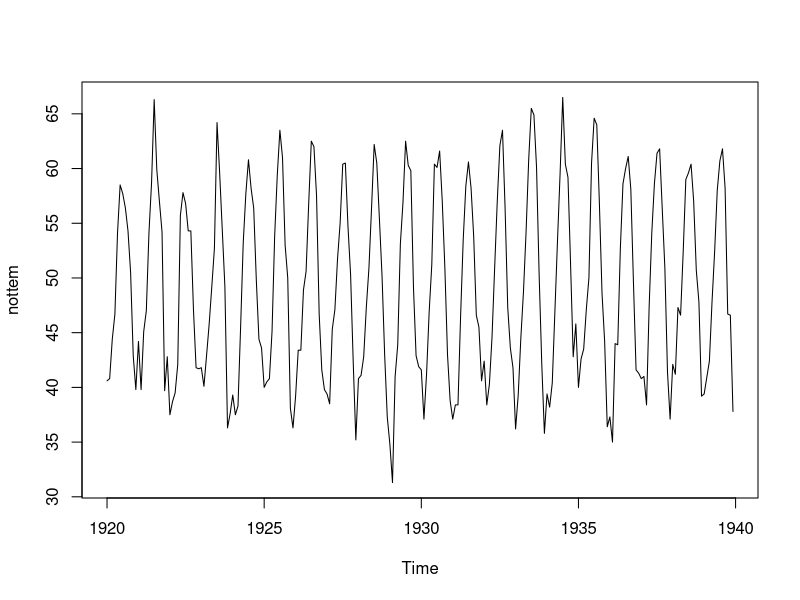
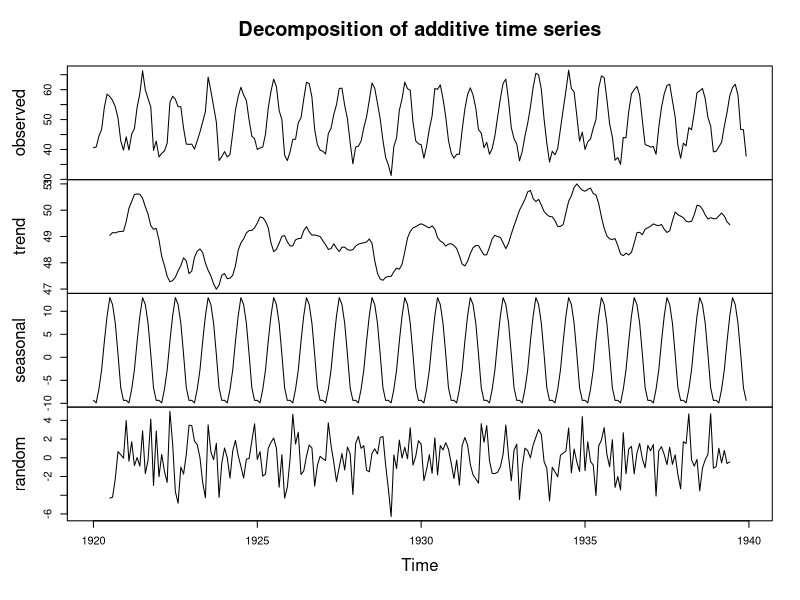
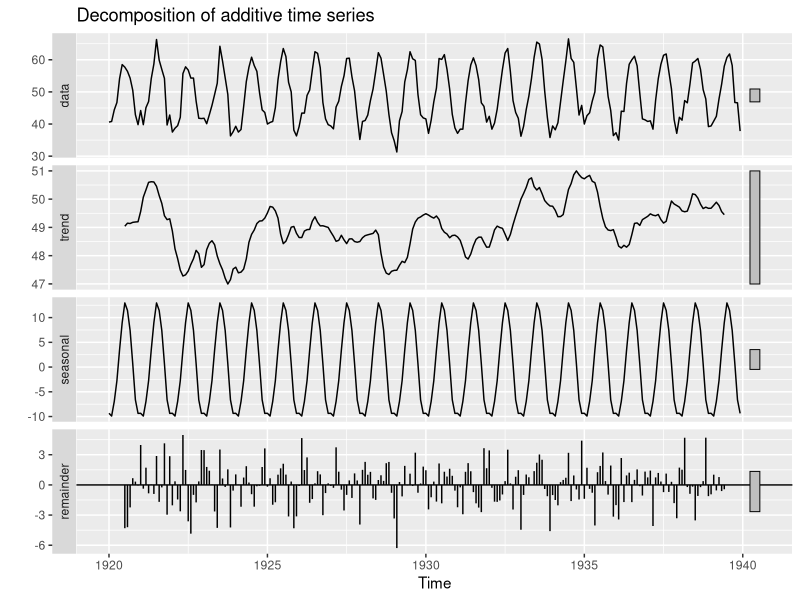
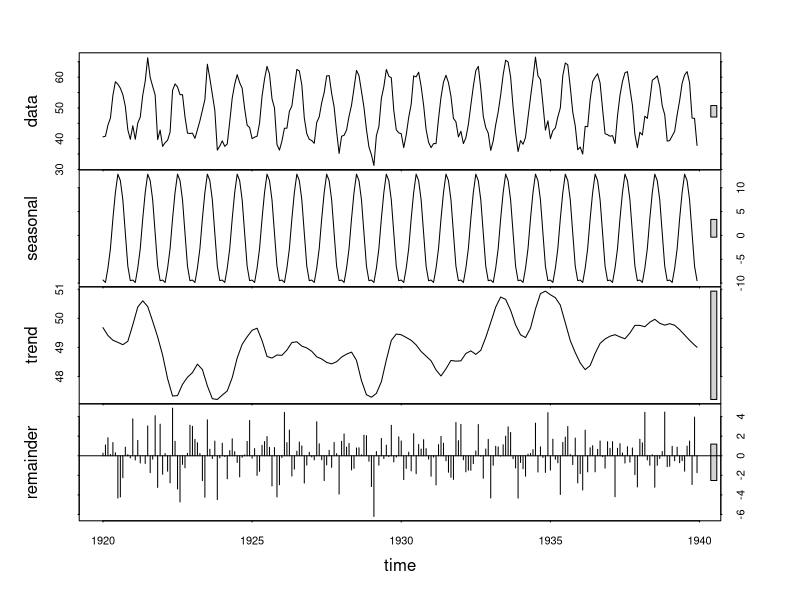

Here is the R script that generated these plots, in order:
#Decomposing Time Series Data
#First we are plotting the "nottem" dataset
#The dataset consists of 20 years of monthly temperature measurements at 
#Notthingham Castle
plot(nottem)
#There is clear seasonality in the data, but no trend
#In general if there is a constant amplitude like in this dataset, then you can
#use an additive model
#Trends would move the amplitudes in a certain direction or increase/decrease 
#them over time
#Here we are checking the frequency of the dataset
frequency(nottem)
#The frequency is 12, for 12 months
#Here we are checking the length of the dataset
length(nottem)
#The length is 240, so 20 years worth of data (240/12)
#Now we are going to use seasonal decomposition with the decompose function
decompose(nottem, type = 'additive')
#The dataset is now broken down by seasonality, trend, and a remainder
#Here we are plotting the decomposed data
plot(decompose(nottem, type = 'additive'))
#From the plotting of the data we can see there are some peaks, but overall no
#trend
#There is clear and constant seasonality
#Here we are importing both the forecast and ggplot libraries for better 
#graphics
library(forecast)
library(ggplot2)
#Now we are plotting the same decomposed data
autoplot(decompose(nottem, type = 'additive'))
#It looks much better
#You can also use the stl function to eliminate null values from the data
stl(nottem, s.window = 'periodic')
plot(stl(nottem, s.window = 'periodic'))

